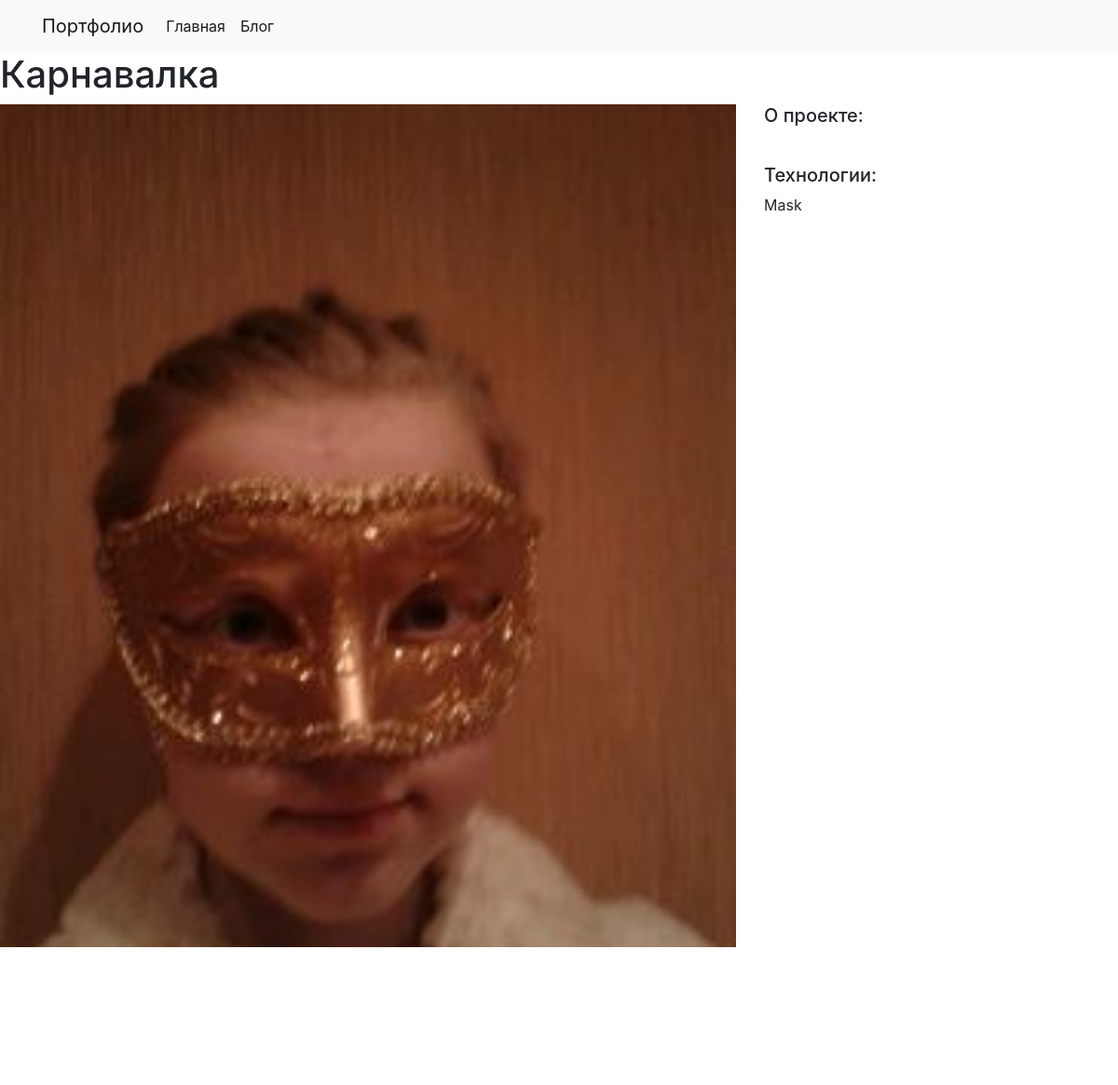
Page /2/ on the committed database.
### project/models.py (models this page shows)
class Project(models.Model):
    title= models.CharField(max_length=100)
    description=models.TextField()
    technology=models.CharField(max_length=50)
    image=models.FileField(upload_to='img/')

### project/views.py (the view)
# urls.py: path('<int:pk>/', views.project_details, name='project_details')
def project_details(request, pk):
    project = Project.objects.get(pk=pk)
    context = {
        'project': project
    }
    return render(request, 'project_detail.html', context)

### project/templates/project_detail.html (shortened to what this page needs)
{% extends "base.html" %}
{% load static %}
{% block page_content %}
<h1>{{ project.title }}</h1>
<div class="row">
    <div class="col-md-8">
      <img src="{% static project.image %}" alt="" width="100%">
    </div>
    <div class="col-md-4">
        <h5>О проекте:</h5>
        <br>
        <h5>Технологии:</h5>
        <p>{{ project.technology }}</p>
    </div>
</div>
{% endblock %}

### rows in the picture
Project: title "Карнавалка", image (picture), technology "Mask"
